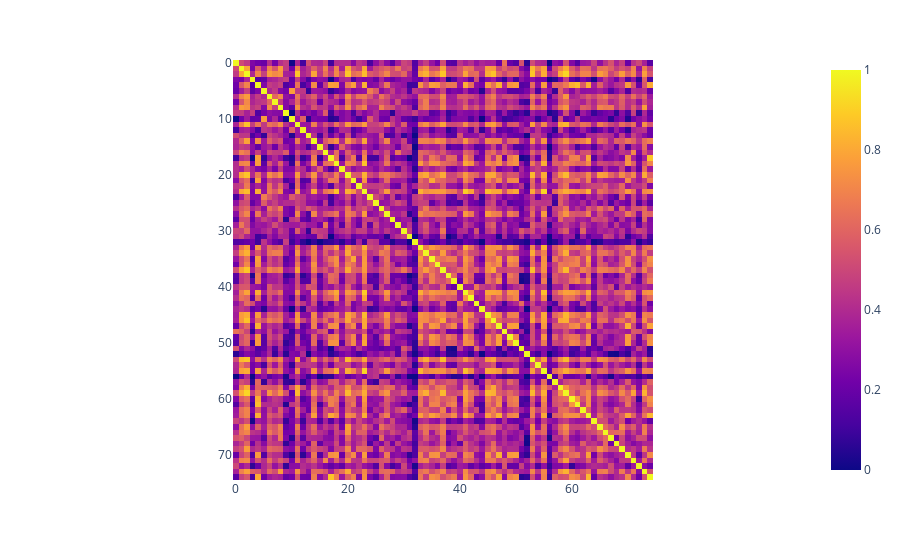

Here is the notebook cell this chart was saved with:
### Code cell
from sklearn.metrics.pairwise import cosine_similarity

user_cosine_similarity = cosine_similarity(matrix.fillna(0))
px.imshow(user_cosine_similarity)

### Figure 1 — Plotly figure (JSON) as saved in the notebook; plotly's stock layout.template omitted (floating-point values rounded to 4 significant figures; data arrays with more than 128 entries replaced by an {"elided": "..."} marker saying what was removed)
{"data": [{"coloraxis": "coloraxis", "hovertemplate": "x: %{x}<br>y: %{y}<br>color: %{z}<extra></extra>", "name": "0", "type": "heatmap", "xaxis": "x", "yaxis": "y", "z": {"elided": "75x75 float values"}}], "layout": {"coloraxis": {"colorscale": [[0, "#0d0887"], [0.1111, "#46039f"], [0.2222, "#7201a8"], [0.3333, "#9c179e"], [0.4444, "#bd3786"], [0.5556, "#d8576b"], [0.6667, "#ed7953"], [0.7778, "#fb9f3a"], [0.8889, "#fdca26"], [1, "#f0f921"]]}, "margin": {"t": 60}, "xaxis": {"anchor": "y", "constrain": "domain", "domain": [0, 1], "scaleanchor": "y"}, "yaxis": {"anchor": "x", "autorange": "reversed", "constrain": "domain", "domain": [0, 1]}}}
